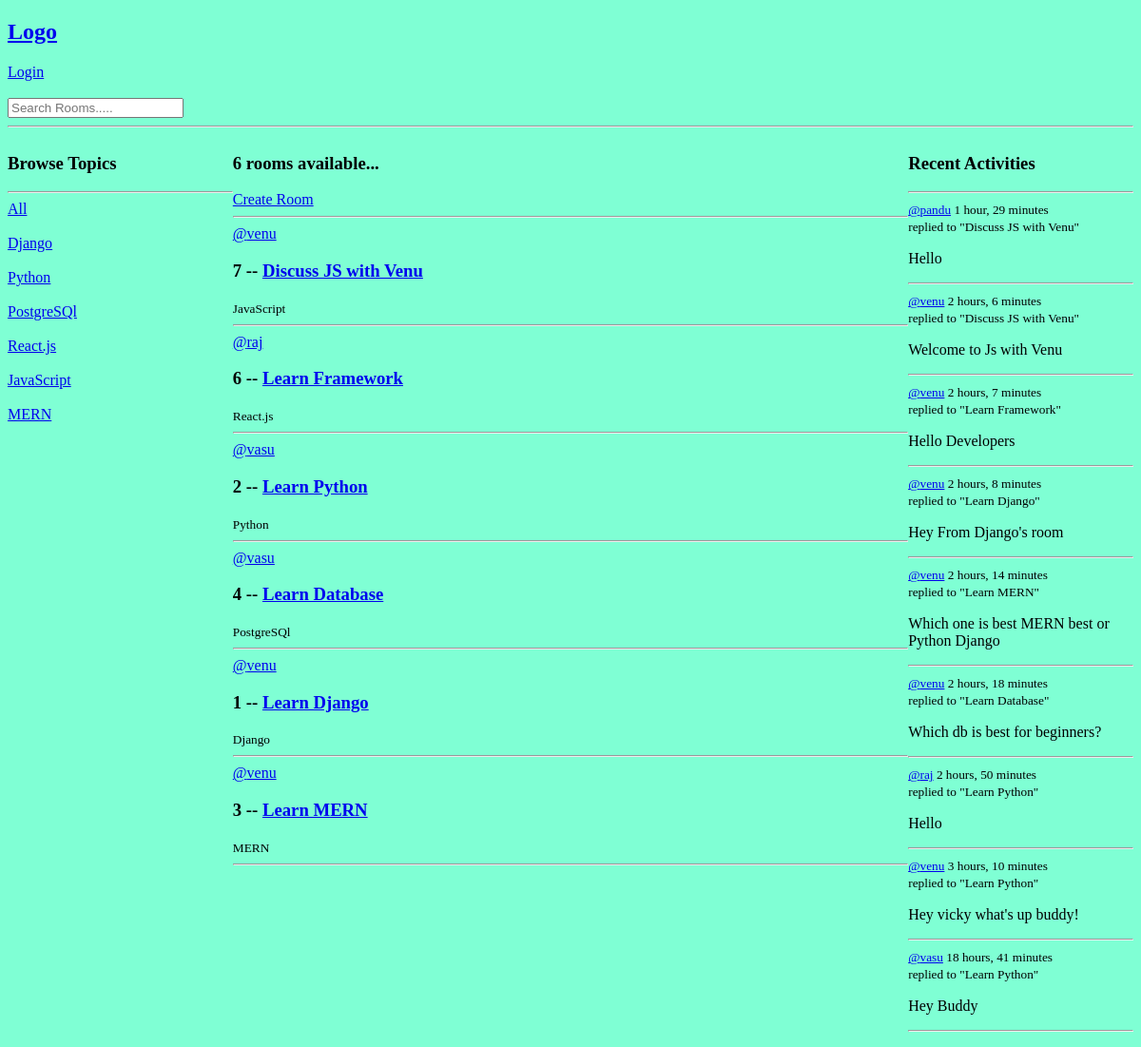
Before: / with the older database file.
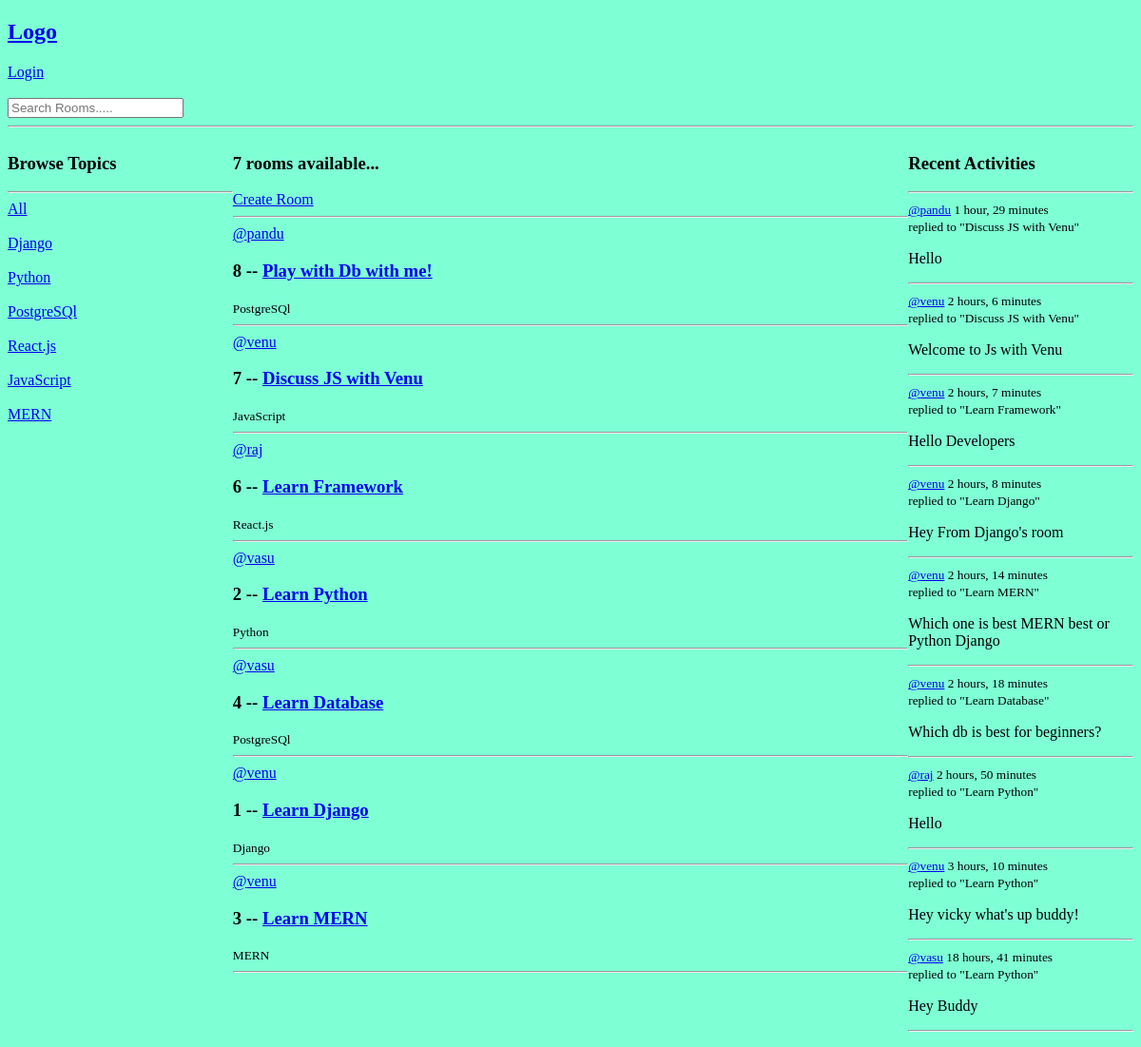
After: the same page with the newer database file.
### base/models.py (models this page shows, shortened)
class Topic(models.Model):
    name =models.CharField(max_length=200)

class Room(models.Model):
    host = models.ForeignKey(User, on_delete=models.SET_NULL, null=True)
    topic = models.ForeignKey(Topic, on_delete=models.SET_NULL, null=True)
    name = models.CharField(max_length=200)
    description = models.TextField(null=True, blank=True)
    participants = models.ManyToManyField(User, related_name='participants', blank=True)
    updated = models.DateTimeField(auto_now=True)
    created = models.DateTimeField(auto_now_add=True)
    class Meta:
        ordering = ['-updated', '-created']
    def __str__(self):
        return self.name

class Message(models.Model):
    user = models.ForeignKey(User, on_delete=models.CASCADE)
    room = models.ForeignKey(Room, on_delete=models.CASCADE)
    body = models.TextField()
    updated = models.DateTimeField(auto_now=True)
    created = models.DateTimeField(auto_now_add=True)
    class Meta:
        ordering = ['-updated', '-created']
    def __str__(self):
        return self.body[0:50]

### base/views.py (the view)
# urls.py: path('', views.home, name='home'),
def home(request):
    q = request.GET.get('q') if request.GET.get('q') != None else ''
    rooms = Room.objects.filter(
        Q(topic__name__icontains = q) |
        Q(name__icontains=q) |
        Q(description__icontains=q)
        )
    rooms_count = rooms.count()
    topics = Topic.objects.all()
    room_messages = Message.objects.filter(Q(room__topic__name__icontains=q))
    context = {'rooms': rooms, 'topics': topics, 'rooms_count': rooms_count, 'room_messages': room_messages}
    return render(request, 'base/home.html', context)

### base/templates/base/home.html (shortened to what this page needs)
{% extends 'main.html' %}
{% block content %}
<div class="home-container">
    <div>
        {% include 'base/components/topics_component.html' %}
    </div>
    <div>
        <h3>{{rooms_count}} rooms available...</h3>
        <a href="{% url 'create-room' %}">Create Room</a>
        <hr>
        {% include 'base/components/feed_component.html' %}
    </div>
    <div>
        {% include 'base/components/activity_component.html' %}
    </div>
</div>
{% endblock %}

### base/templates/base/components/topics_component.html
<h3>Browse Topics</h3>
<hr>
<div>
    <a href="{% url 'home' %}">All</a>
</div>
<br>
{% for topic in topics %}
<div>
    <a href="{% url 'home' %}?q={{topic.name}}">{{topic.name}}</a>
</div>
<br>
{% endfor %}

### base/templates/base/components/feed_component.html (shortened to what this page needs)
{% if rooms %}
{% for room in rooms %}
<div>
    <a href="{% url 'user-profile' room.host.id %}">@{{room.host.username}}</a>
    <h3>{{room.id}} -- <a href="{% url 'room' room.id %}">{{room.name}}</a></h3>
    <small>{{room.topic.name}}</small>
    <hr>
</div>
{% endfor %}
{% else %}
<h3 style="text-align: center;">No rooms available</h3>
{% endif %}

### base/templates/base/components/activity_component.html (shortened to what this page needs)
<h3>Recent Activities</h3>
<hr>
{% for message in room_messages %}
<div>
    <small><a href="{% url 'user-profile' message.user.id %}">@{{message.user}}</a> {{message.created | timesince}}</small>
    <br>
    <small>replied to "{{message.room}}"</small>
    <p>{{message}}</p>
</div>
<hr>
{% endfor %}

Changed rows visible on the page:
added Room: host.username "pandu", id "8", name "Play with Db with me!", topic.name "PostgreSQl"
Other visible differences:
{{ rooms_count }}: "6" → "7"
